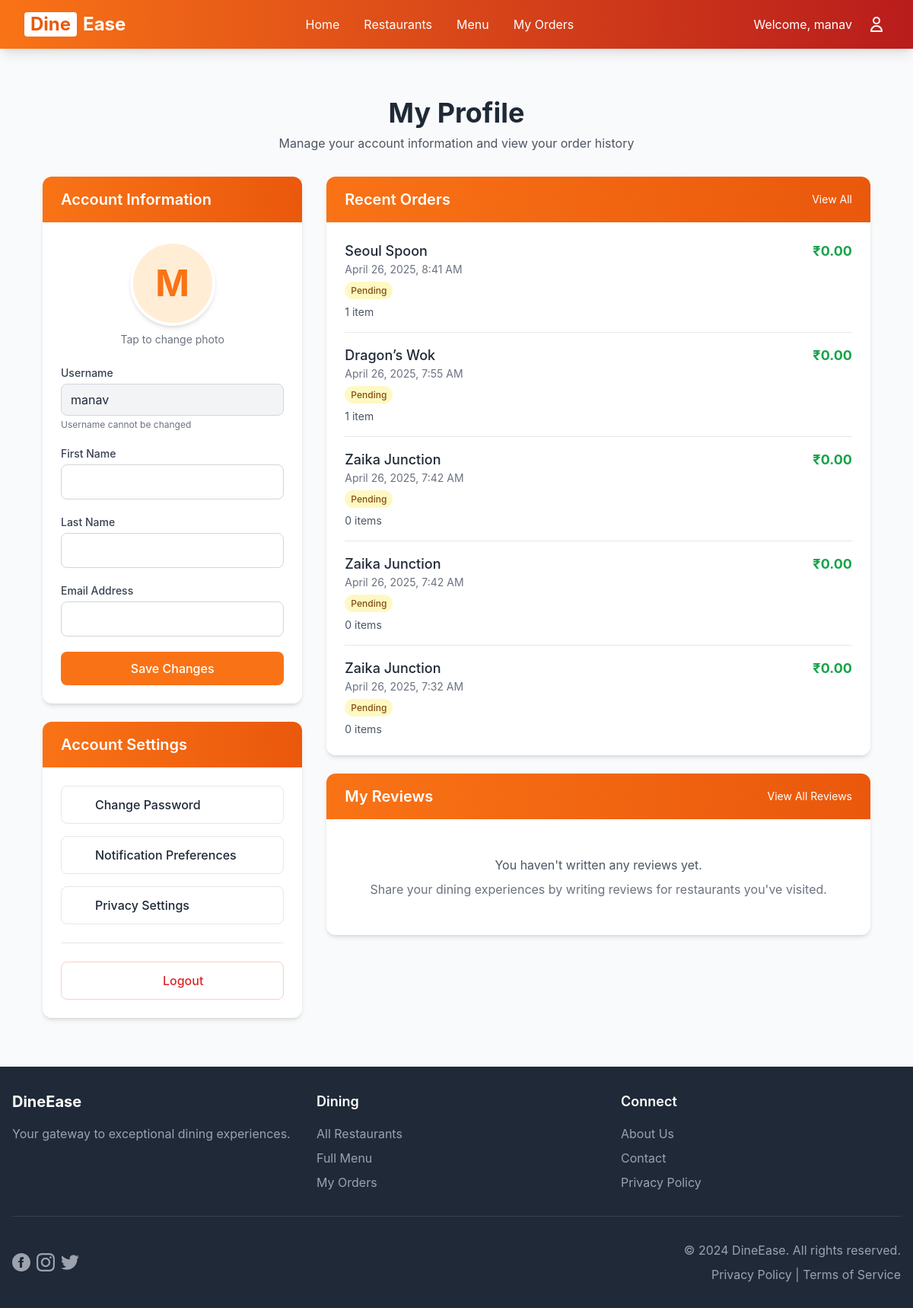
Before: /profile/ (signed in) with the older database file.
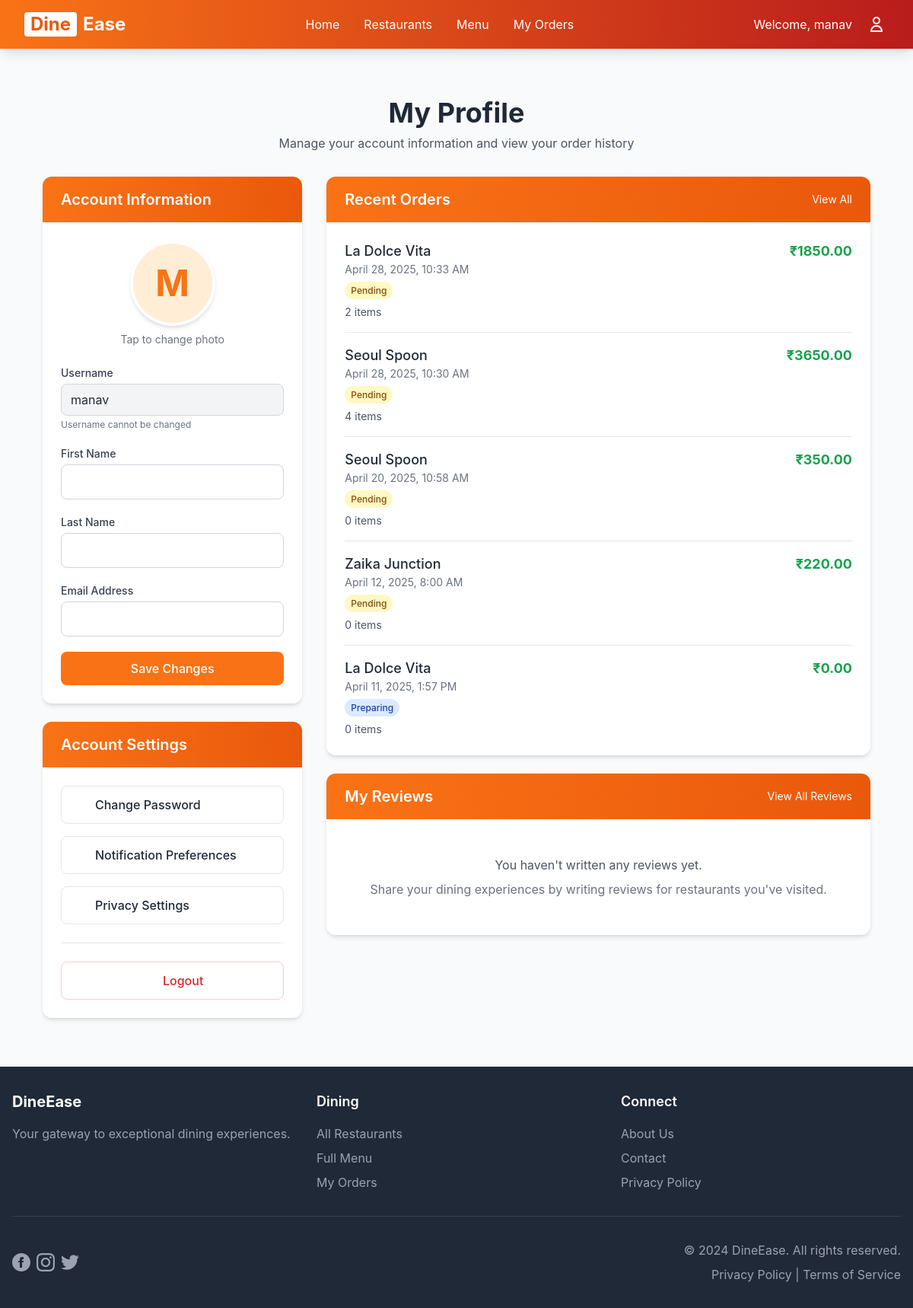
After: the same page with the newer database file.
### main/models.py (models this page shows, shortened)
class Order(models.Model):
    STATUS_CHOICES = [
        ('Pending', 'Pending'),
        ('Preparing', 'Preparing'),
        ('Completed', 'Completed'),
        ('Cancelled', 'Cancelled'),
    ]
    user = models.ForeignKey(User, on_delete=models.CASCADE, null=True, blank=True)
    guest_id = models.UUIDField(default=uuid.uuid4, editable=False, null=True, blank=True)
    restaurant = models.ForeignKey(Restaurant, on_delete=models.CASCADE)
    status = models.CharField(max_length=20, choices=STATUS_CHOICES, default='Pending')
    total_price = models.DecimalField(max_digits=8, decimal_places=2, default=0.00, editable=False)
    discount_applied = models.DecimalField(max_digits=8, decimal_places=2, default=0.00)
    coupon = models.ForeignKey(Coupon, null=True, blank=True, on_delete=models.SET_NULL)
    created_at = models.DateTimeField(auto_now_add=True)
    has_been_reviewed = models.BooleanField(default=False)
    def __init__(self, *args, **kwargs):
        super().__init__(*args, **kwargs)
        self.skip_price_calculation = False

class Restaurant(models.Model):
    CUISINE_CHOICES = [
        ('korean','Korean'),
        ('italian', 'Italian'),
        ('japanese','Japanese'),
        ('mexican','Mexican'),
        ('chinese', 'Chinese'),
        ('thai', 'Thai'),
        ('spanish','Spanish'),
        ('indian', 'Indian'),
    ]
    name = models.CharField(max_length=255)
    location = models.CharField(max_length=255)
    description = models.TextField(blank=True)
    image = models.CharField(max_length=255, blank=True, null=True, help_text="Relative path to image in static/images/restaurants/")
    cuisine = models.CharField(
        max_length=20,
        choices=CUISINE_CHOICES,
        default='indian'
    )

### main/views.py (the view, shortened to what this page needs)
# urls.py: path('profile/', views.user_profile, name='user_profile'),
@login_required
def user_profile(request):
    try:
        recent_orders = Order.objects.filter(user=request.user).order_by('-created_at')[:5]
        user_reviews = Review.objects.filter(user=request.user).select_related('restaurant').order_by('-created_at')[:3]
        context = {
            'user': request.user,
            'recent_orders': recent_orders,
            'user_reviews': user_reviews,
        }
        return render(request, 'main/user_profile.html', context)
    except Exception as e:
        messages.error(request, f'Error loading profile: {str(e)}')
        return redirect('home')

### hotel_management/urls.py (called while the page is built)
    def __call__(self, request):
        logger.info(f"Received request: {request.method} {request.path}")
        response = self.get_response(request)
        logger.info(f"Response status: {response.status_code}")
        return response

### main/templates/main/user_profile.html (shortened to what the changed rows need)
{% extends 'main/base.html' %}
{% load static %}
{% block content %}
<div class="max-w-6xl mx-auto p-3 sm:p-4 md:p-6 lg:p-8">
    <div class="text-center mb-6 md:mb-8">
        <h1 class="text-2xl sm:text-3xl md:text-4xl font-bold mb-2 text-gray-800">My Profile</h1>
    </div>
    <div class="grid grid-cols-1 lg:grid-cols-3 gap-4 md:gap-6 lg:gap-8" x-data="{ photoUploading: false }">
        <div class="lg:col-span-1 space-y-4 md:space-y-6">
            <div class="bg-white rounded-xl shadow-md overflow-hidden">
                <div class="bg-gradient-to-r from-orange-500 to-orange-600 px-6 py-4">
                    <h2 class="text-xl font-semibold text-white">Account Information</h2>
                </div>
            </div>
            <div class="bg-white rounded-xl shadow-md overflow-hidden">
                <div class="bg-gradient-to-r from-orange-500 to-orange-600 px-6 py-4">
                    <h2 class="text-xl font-semibold text-white">Account Settings</h2>
                </div>
            </div>
        </div>
        <div class="lg:col-span-2">
            <div class="bg-white rounded-xl shadow-md overflow-hidden mb-6">
                <div class="bg-gradient-to-r from-orange-500 to-orange-600 px-6 py-4 flex justify-between items-center">
                    <h2 class="text-xl font-semibold text-white">Recent Orders</h2>
                </div>
                <div class="p-6">
                    {% if recent_orders %}
                        <div class="divide-y divide-gray-200">
                            {% for order in recent_orders %}
                                <div class="py-4 first:pt-0 last:pb-0">
                                    <a href="{% url 'order_summary' order.id %}" class="block hover:bg-gray-50 rounded-lg p-2 -m-2 transition duration-150">
                                        <div class="flex justify-between items-start">
                                            <div>
                                                <h3 class="text-lg font-medium text-gray-800">{{ order.restaurant.name }}</h3>
                                                <p class="text-sm text-gray-500">{{ order.created_at|date:"F j, Y, g:i A" }}</p>
                                                <p class="mt-1">
                                                    <span class="px-2 py-1 rounded-full text-xs font-medium
                                                        {% if order.status == 'Pending' %}bg-yellow-100 text-yellow-800{% endif %}
                                                        {% if order.status == 'Preparing' %}bg-blue-100 text-blue-800{% endif %}
                                                        {% if order.status == 'Cancelled' %}bg-red-100 text-red-800{% endif %}">
                                                        {{ order.status }}
                                                    </span>
                                                </p>
                                            </div>
                                            <span class="font-bold text-lg text-green-600">₹{{ order.total_price }}</span>
                                        </div>
                                        <div class="mt-2 text-sm text-gray-600">
                                            <p>{{ order.items.count }} item{{ order.items.count|pluralize }}</p>
                                        </div>
                                    </a>
                                </div>
                            {% endfor %}
                        </div>
                    {% else %}
                        <div class="text-center py-6">
                            <p class="text-gray-600">You haven't placed any orders yet.</p>
                            <a href="{% url 'restaurant_list' %}" class="mt-2 inline-block text-orange-500 hover:text-orange-600">Browse restaurants</a>
                        </div>
                    {% endif %}
                </div>
            </div>
            <div class="bg-white rounded-xl shadow-md overflow-hidden">
                <div class="bg-gradient-to-r from-orange-500 to-orange-600 px-6 py-4 flex justify-between items-center">
                    <h2 class="text-xl font-semibold text-white">My Reviews</h2>
                </div>
            </div>
        </div>
    </div>
</div>
{% endblock %}

Changed rows visible on the page:
removed Order: restaurant.name "Seoul Spoon", created_at "April 26, 2025, 8:41 AM", status "Pending", total_price "0.00", items.count "1"
removed Order: restaurant.name "Dragon’s Wok", created_at "April 26, 2025, 7:55 AM", status "Pending", total_price "0.00", items.count "1"
removed Order: restaurant.name "Zaika Junction", created_at "April 26, 2025, 7:42 AM", status "Pending", total_price "0.00", items.count "0"
removed Order: restaurant.name "Zaika Junction", created_at "April 26, 2025, 7:42 AM", status "Pending", total_price "0.00", items.count "0"
removed Order: restaurant.name "Zaika Junction", created_at "April 26, 2025, 7:32 AM", status "Pending", total_price "0.00", items.count "0"
added Order: restaurant.name "La Dolce Vita", created_at "April 28, 2025, 10:33 AM", status "Pending", total_price "1850.00", items.count "2"
added Order: restaurant.name "Seoul Spoon", created_at "April 28, 2025, 10:30 AM", status "Pending", total_price "3650.00", items.count "4"
now on this page (row unchanged): Order: restaurant.name "Seoul Spoon", created_at "April 20, 2025, 10:58 AM", status "Pending", total_price "350.00", items.count "0"
now on this page (row unchanged): Order: restaurant.name "Zaika Junction", created_at "April 12, 2025, 8:00 AM", status "Pending", total_price "220.00", items.count "0"
now on this page (row edited): Order: restaurant.name "La Dolce Vita", created_at "April 11, 2025, 1:57 PM", status "Preparing", total_price "0.00", items.count "0"
